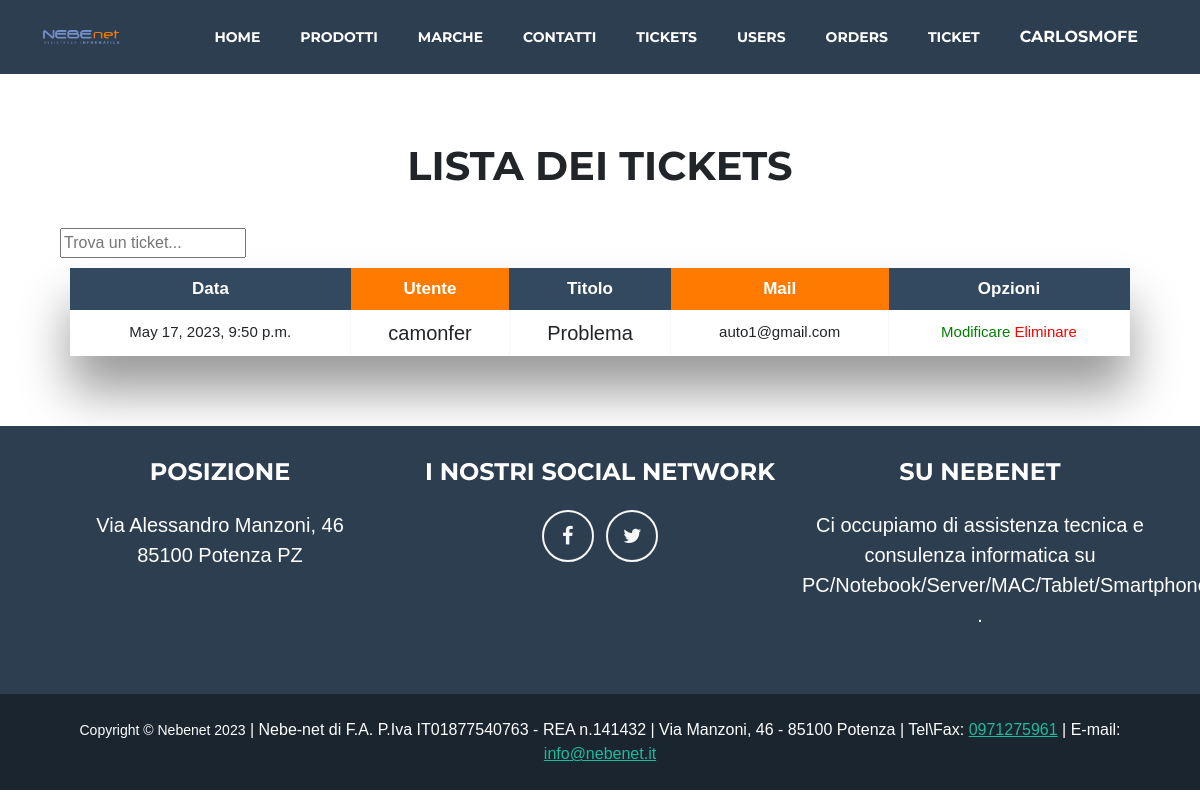
The app's page /ticketsadmin/ (signed in) with its own data.
### nebenet_app/models.py (models this page shows, shortened)
class User(AbstractUser):
    email = models.EmailField(unique=True)
    image = models.ImageField(upload_to ='img/')
    date = models.DateTimeField(auto_now=True)

class Ticket(models.Model):
    ti_user = models.ForeignKey(settings.AUTH_USER_MODEL, on_delete=models.CASCADE)
    ti_mail = models.EmailField('Contatto email*',blank=False)
    ti_title = models.CharField('Titolo*',max_length=1000, blank=False)
    Problema = models.CharField('Descrivi il tuo problema*',max_length=1000, blank=False)
    ti_img = models.ImageField('Aggiungi uno screenshot (facoltativo)',blank=True)
    ti_personal = models.BooleanField("Trattamento dei dati personali(Obbligatorio)*",blank=False)
    ti_time = models.DateTimeField(auto_now=True)

### nebenet_app/views.py (the view)
# urls.py: path('ticketsadmin/', Ticket_List.as_view(template_name='nebenet_app/ticket_admin.html'), name='tickets-admin'),
class Ticket_List(ListView):
    model = Ticket
    def get_queryset(self):
        if self.request.user.is_staff:
            resultado=Ticket.objects.all()
        else:
            resultado=Ticket.objects.filter(ti_user=self.request.user)
        return resultado

### nebenet_app/templates/nebenet_app/ticket_admin.html (shortened to what this page needs)
{% extends 'base.html' %}
{% block content %}
{% load static %}
    <link href="/static/css/tabla.css" rel="stylesheet" />
<body>
    <p class="adminpro"><h1>Lista dei tickets</h1>
        {% if user.is_staff %}
        <div class="paddingticket" class="container">
            <form action="{% url 'searchti' %}" method="get" >
                <input name="q" type="text" placeholder="Trova un ticket...">
            </form>
        </div>
        {% endif %}
<div class="table-wrapper">
    <table class="fl-table">
        <thead>
        <tr>
            <th>Data</th>
            <th>Utente</th>
            <th>Titolo </th>
            <th>Mail</th>
            <th>Opzioni</th>
        </tr>
        </thead>
        <tbody>
        {% for ticket in object_list %}
        <tr>
            <td>{{ ticket.ti_time }}</td>
            <td> <a class="singleticket" href="/usuarios/{{ ticket.ti_user.pk }}">{{ ticket.ti_user }}</a></td>
            <td><a class="singleticket" href="/ticket/{{ ticket.pk }}">{{ ticket.ti_title }}</a></td>
            <td>{{ ticket.ti_mail }}</td>
            <td><a class="atd" href="{% url 'tickets_update' ticket.pk %}">Modificare </a> <a class="etd" href="{% url 'tickets_delete' ticket.pk %}"> Eliminare</a></td>
        </tr>
        {% endfor %}
    </table>
</div>
</body>
{% endblock %}

### nebenet_app/templates/base.html (shortened to what this page needs)
<!DOCTYPE html>
{% load static %}
<html lang="en">
    <head>
        <link rel="stylesheet" href="https://cdnjs.cloudflare.com/ajax/libs/font-awesome/4.7.0/css/font-awesome.min.css">
        <link href="/static/css/styles.css" rel="stylesheet" />
    </head>
    <body id="page-top">
        <nav class="navbar navbar-expand-lg bg-secondary text-uppercase fixed-top" id="mainNav">
            <div class="container">
                <a class="navbar-brand" href="{% url 'index' %}"><img class="logomain" src="/static/assets/img/logo.png" alt="..." /></a>
                <div class="collapse navbar-collapse" id="navbarResponsive">
                    <ul class="navbar-nav ms-auto">
                        <li class="nav-item mx-0 mx-lg-1"><a class="nav-link py-3 px-0 px-lg-3 rounded" href="{% url 'index' %}">Home</a></li>
                        {% if request.user.is_staff %}
                        <li class="nav-item mx-0 mx-lg-1">
                            <a class="nav-link py-3 px-0 px-lg-3 rounded" href="{% url 'products_admin_list' %}">Prodotti</a>
                        </li>
                        {% else %}
                        <li class="nav-item mx-0 mx-lg-1">
                            <a class="nav-link py-3 px-0 px-lg-3 rounded" href="{% url 'vitrina' %}">Prodotti</a>
                        </li>
                        {% endif %}
                        <li class="nav-item mx-0 mx-lg-1"><a class="nav-link py-3 px-0 px-lg-3 rounded" href="{% url 'brands' %}">Marche</a></li>
                        <li class="nav-item mx-0 mx-lg-1"><a class="nav-link py-3 px-0 px-lg-3 rounded" href="/company/1/">Contatti</a></li>
                        {% if request.user.is_staff %}
                        <li class="nav-item mx-0 mx-lg-1"><a class="nav-link py-3 px-0 px-lg-3 rounded" href="{% url 'tickets-admin' %}">Tickets</a></li>
                        <li class="nav-item mx-0 mx-lg-1"><a class="nav-link py-3 px-0 px-lg-3 rounded" href="{% url 'usuarios-lista' %}">Users</a></li>
                        <li class="nav-item mx-0 mx-lg-1"><a class="nav-link py-3 px-0 px-lg-3 rounded" href="{% url 'orders_list' %}">Orders</a></li>
                        {% endif %}
                        {% if request.user.is_authenticated %}
                        <li class="nav-item mx-0 mx-lg-1"><a class="nav-link py-3 px-0 px-lg-3 rounded" href="{% url 'tickets_add' %}">Ticket</a></li>
                        <div class="dropdown"><li class="nav-item mx-0 mx-lg-1"><a class="dropbtn nav-link py-3 px-0 px-lg-3 rounded" href="/usuarios/{{ request.user.pk }}">{{ request.user.username }}</a></li>
                            </div>
                        {% endif %}
                    </ul>
                </div>
            </div>
        </nav>
        {% block content %}
        {% endblock %}
        <footer class="footer text-center">
            <div class="container">
                <div class="row">
                    <div class="col-lg-4 mb-5 mb-lg-0">
                        <h4 class="text-uppercase mb-4">Posizione</h4>
                        <p class="lead mb-0">
                            Via Alessandro Manzoni, 46
                            <br />
                            85100 Potenza PZ
                        </p>
                    </div>
                    <div class="col-lg-4 mb-5 mb-lg-0 buttons effect amiens">
                        <h4 class="text-uppercase mb-4">I nostri social network</h4>
                        <a class="btn btn-outline-light btn-social mx-1" href="https://www.facebook.com/nebenetpz/?ref=ts&fref=ts" title="Join us on Facebook"><i class="fa fa-facebook" aria-hidden="true"></i></a>
                        <a class="btn btn-outline-light btn-social mx-1" href="https://twitter.com/nebenet" title="Join us on Twitter"><i class="fa fa-twitter" aria-hidden="true"></i></a>
                    </div>
                    <div class="col-lg-4">
                        <h4 class="text-uppercase mb-4">Su Nebenet</h4>
                        <p class="lead mb-0">
                            Ci occupiamo di assistenza tecnica e consulenza informatica su PC/Notebook/Server/MAC/Tablet/Smartphone
                            .
                        </p>
                    </div>
                </div>
            </div>
        </footer>
        <div class="copyright py-4 text-center text-white">
            <div class="container"><small>Copyright &copy; Nebenet 2023</small> | Nebe-net di F.A. P.Iva IT01877540763 - REA n.141432 | Via Manzoni, 46 - 85100 Potenza | Tel\Fax: <a href="tel:0971275961">0971275961</a> | E-mail:<a href="mailto: info@nebenet.it"> info@nebenet.it</a> </div>
        </div>
    </body>
</html>

### static/css/tabla.css (style rules this page uses)
* { box-sizing: border-box; -webkit-box-sizing: border-box; -moz-box-sizing: border-box; }
body { padding-top: 8%; font-family: Helvetica; background: #ffffff; }
h1 { text-align: center; text-transform: uppercase; padding: 30px 0; }
.table-wrapper { margin: 10px 70px 70px; box-shadow: 0px 35px 50px rgba( 0, 0, 0, 0.4 ); }
.fl-table { border-radius: 5px; font-size: 17px; font-weight: normal; border: none; border-collapse: collapse; width: 100%; max-width: 100%; white-space: nowrap; background-color: white; }
.fl-table td, .fl-table th { text-align: center; padding: 8px; }
.fl-table td { border-right: 1px solid #f8f8f8; font-size: 15px; }
.fl-table thead th { color: #ffffff; background: #ff7b00; }
.fl-table thead th:nth-child(odd) { color: #ffffff; background: #324960; }

### records on screen
User: user.username "CARLOSMOFE"
Ticket: ti_time "May 17, 2023, 9:50 p.m.", ti_user "camonfer", ti_title "Problema", ti_mail "auto1@gmail.com"
